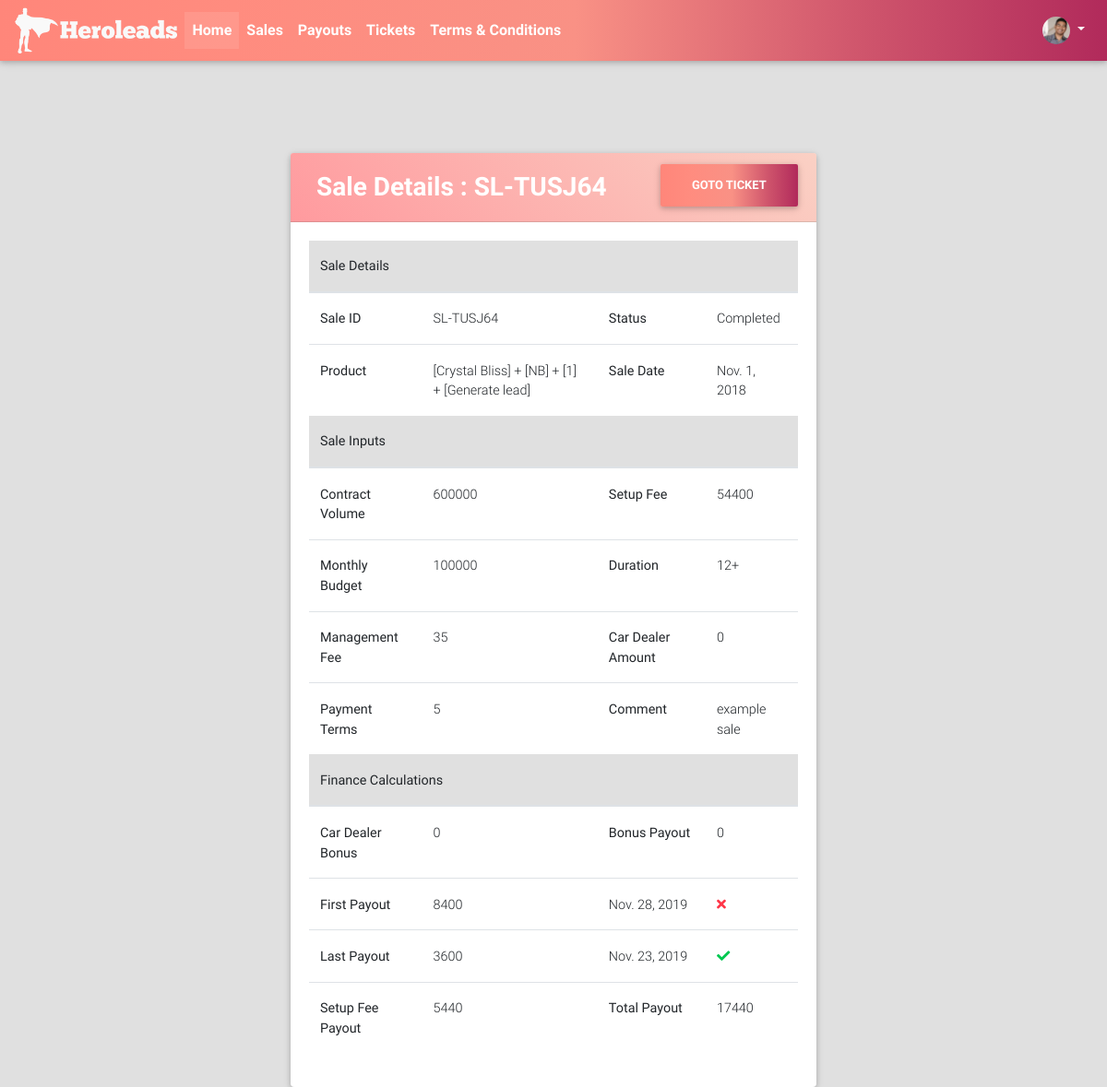
/sales/detail/3/ (signed in), run on the app's committed database.
### accounts/models.py (models this page shows, shortened)
class User(AbstractBaseUser, PermissionsMixin):
    ACCOUNT_TYPE_CHOICES = (("AG", "Agent"), ("ST", "Staff"), ("AD", "Admin"))
    email = models.EmailField(unique=True)
    phone = models.CharField(max_length=20, null=True, blank=True)
    first_name = models.CharField(max_length=32)
    last_name = models.CharField(max_length=32)
    date_joined = models.DateTimeField(auto_now_add=True)
    is_active = models.BooleanField(default=True)
    is_staff = models.BooleanField(default=False)
    is_superuser = models.BooleanField(default=False)
    account_type = models.CharField(max_length=2, choices=ACCOUNT_TYPE_CHOICES, default="NU")
    photo = models.ImageField(upload_to="accounts/users/photos/", blank=True, null=True)
    objects = UserManager()
    USERNAME_FIELD = "email"
    REQUIRED_FIELDS = ["first_name", "last_name"]
    @property
    def get_avatar(self):
        if self.photo:
            return self.photo.url
        else:
            return "missing"

### sales/models.py (models this page shows, shortened)
class Sale(models.Model):
    SALE_STATUS_CHOICES = (("PA", "Pending"), ("AP", "Approved"), ("CP", "Completed"), ("DC", "Declined"))
    agent = models.ForeignKey(User, on_delete=models.CASCADE)
    campaign_name = models.CharField(max_length=128)
    sale_date = models.DateField()
    setup_fee = models.PositiveIntegerField()
    contract_volume = models.PositiveIntegerField()
    monthly_budget = models.PositiveIntegerField()
    duration = models.ForeignKey(Duration, on_delete=models.PROTECT)
    management_fee = models.PositiveIntegerField()
    car_dealer_amount = models.PositiveIntegerField()
    payment_terms = models.PositiveIntegerField()
    agent_comment = models.TextField(verbose_name="Comment", blank=True)
    finance_comment = models.TextField(blank=True)
    first_commission_paid = models.BooleanField(default=False)
    last_commission_paid = models.BooleanField(default=False)
    first_commission_pay_on = models.DateField(blank=True, null=True)
    last_commission_pay_on = models.DateField(blank=True, null=True)
    commission_applicable = models.FloatField(blank=True, null=True)
    payment_term_intz = models.PositiveIntegerField(blank=True, null=True)
    car_dealer_bonus = models.PositiveIntegerField(blank=True, null=True)
    multiplier_applicable = models.FloatField(blank=True, null=True)
    setup_fee_payout = models.PositiveIntegerField(blank=True, null=True)
    first_payout = models.PositiveIntegerField(blank=True, null=True)
    last_payout = models.PositiveIntegerField(blank=True, null=True)
    bonus_payout = models.PositiveIntegerField(blank=True, null=True)
    total_payout = models.PositiveIntegerField(blank=True, null=True)
    sale_id = models.CharField(max_length=32, default=sale_id_generator)
    status = models.CharField(max_length=2, choices=SALE_STATUS_CHOICES, default="PA")
    created_on = models.DateTimeField(auto_now_add=True)

### calcons/models.py (models this page shows)
class Duration(models.Model):
    min_value = models.PositiveIntegerField()
    max_value = models.PositiveIntegerField(blank=True, null=True)
    commission_applicable = models.FloatField()
    is_active = models.BooleanField(default=True)
    def __str__(self):
        return "{}".format(self.get_duration_display_text)
    @property
    def get_duration_display_text(self):
        if self.min_value and self.max_value:
            return "{}-{}".format(self.min_value, self.max_value)
        elif self.min_value and not self.max_value:
            return "{}+".format(self.min_value)

### sales/views.py (the view)
# urls.py: url(r'^detail/(?P<id>[0-9]+)/$', views.SaleDetailView.as_view(), name="detail"),
class SaleDetailView(LoginRequiredMixin, DetailView):
    model = Sale
    context_object_name = "sale"
    template_name = "sales/detail.html"
    slug_field = "id"
    slug_url_kwarg = "id"
    def get_object(self, queryset=None):
        sale = super().get_object()
        if sale.agent == self.request.user:
            return sale
        raise Http404("Sale not found!")

### tickets/models.py (called while the page is built)
    @property
    def get_absolute_url(self):
        return reverse_lazy("tickets:detail", kwargs={"id": self.id})

### portal/templates/sales/detail.html (shortened to what this page needs)
{% extends "portal/base.html" %}
{% load crispy_forms_tags %}
{% block content %}
    <br><br><br><br>
    <div class="col-lg-6" style="margin: auto">
        <div class="card clearfix">
            <div class="card-header warm-flame-gradient clearfix">
                <div class="page_heading float-left">
                <h3 class="white-text font-weight-bold m-2">Sale Details : {{ sale.sale_id }}</h3>
                </div>
                <div class="create_sale_btn float-right">
                    {% if not sale.ticket_set.exists %}
                        <a href="{{ sale.get_raise_ticket_url }}"><button class="btn young-passion-gradient font-weight-bold text-white m-0">Raise Ticket</button></a>
                    {% else %}
                        <a href="{{ sale.ticket_set.first.get_absolute_url }}"><button class="btn young-passion-gradient font-weight-bold text-white m-0">Goto Ticket</button></a>
                    {% endif %}
                </div>
            </div>
            <div class="card-body">
                <div class="detail_table">
                    <table class="table detail_table table-hover">
                        <thead class="bg-light">
                            <th colspan="4">Sale Details</th>
                        </thead>
                        <tr>
                            <th>Sale ID</th>
                            <td>{{ sale.sale_id }}</td>
                            <th>Status</th>
                            <td>{{ sale.get_status_display }}</td>
                        </tr>
                        <tr>
                            <th>Product</th>
                            <td>{{ sale.campaign_name }}</td>
                            <th>Sale Date</th>
                            <td>{{ sale.sale_date }}</td>
                        </tr>
                        <thead class="bg-light">
                            <th colspan="4">Sale Inputs</th>
                        </thead>
                        <tr>
                            <th>Contract Volume</th>
                            <td>{{ sale.contract_volume }}</td>
                            <th>Setup Fee</th>
                            <td>{{ sale.setup_fee }}</td>
                        </tr>
                        <tr>
                            <th>Monthly Budget</th>
                            <td>{{ sale.monthly_budget }}</td>
                            <th>Duration</th>
                            <td>{{ sale.duration }}</td>
                        </tr>
                        <tr>
                            <th>Management Fee</th>
                            <td>{{ sale.management_fee }}</td>
                            <th>Car Dealer Amount</th>
                            <td>{{ sale.car_dealer_amount }}</td>
                        </tr>
                        <tr>
                            <th>Payment Terms</th>
                            <td>{{ sale.payment_terms }}</td>
                            <th>Comment</th>
                            <td>{{ sale.agent_comment|default:"-" }}</td>
                        </tr>
                        <thead class="bg-light">
                            <th colspan="4">Finance Calculations</th>
                        </thead>
                        <tr>
                            <th>Car Dealer Bonus</th>
                            <td>{{ sale.car_dealer_bonus }}</td>
                            <th>Bonus Payout</th>
                            <td>{{ sale.bonus_payout }}</td>
                        </tr>
                        <tr>
                            <th>First Payout</th>
                            <td>{{ sale.first_payout }}</td>
                            <td>{{ sale.first_commission_pay_on }}</td>
                            <td>
                                <i class="fa {% if sale.first_commission_paid %}fa-check text-success{% else %}fa-times text-danger{% endif %}"></i>
                            </td>
                        </tr>
                        <tr>
                            <th>Last Payout</th>
                            <td>{{ sale.last_payout }}</td>
                            <td>{{ sale.last_commission_pay_on }}</td>
                            <td>
                                <i class="fa {% if sale.last_commission_paid %}fa-check text-success{% else %}fa-times text-danger{% endif %}"></i>
                            </td>
                        </tr>
                        <tr>
                            <th>Setup Fee Payout</th>
                            <td>{{ sale.setup_fee_payout }}</td>
                            <th>Total Payout</th>
                            <td>{{ sale.total_payout }}</td>
                        </tr>
                    </table>
                </div>
            </div>
        </div>
    </div>
{% endblock %}

### portal/templates/portal/header.html (shortened to what this page needs)
    {% load static %}
<nav class="mb-1 navbar navbar-expand-lg navbar-dark young-passion-gradient lighten-1">
    <a class="navbar-brand font-weight-bold bg text-center m-0 p-0 mr-2" href="{% url "portal:home" %}">
        <img src="{% static "img/logo.png" %}" height="50px">
    </a>
  <div class="collapse navbar-collapse" id="navbarSupportedContent-555">
    <ul class="navbar-nav mr-auto">
      <li class="nav-item active">
        <a class="nav-link" href="{% url "portal:home" %}">Home
        </a>
      </li>
      <li class="nav-item">
        <a class="nav-link" href="{% url "sales:list" %}">Sales</a>
      </li>
      <li class="nav-item">
        <a class="nav-link" href="{% url "payouts:list" %}">Payouts</a>
      </li>
      <li class="nav-item">
        <a class="nav-link" href="{% url "tickets:list" %}">Tickets</a>
      </li>
      <li class="nav-item">
        <a class="nav-link" href="{% url "portal:terms_conditions" %}">Terms & Conditions</a>
      </li>
    </ul>
    <ul class="navbar-nav ml-auto nav-flex-icons">
      <li class="nav-item avatar dropdown">
        <a class="nav-link dropdown-toggle" id="navbarDropdownMenuLink-55" data-toggle="dropdown"
          aria-haspopup="true" aria-expanded="false">
          <img src="{{ user.get_avatar }}" id="avatar-image" class="rounded-circle z-depth-0"
            alt="avatar image" height="30px">
        </a>
      </li>
    </ul>
  </div>
</nav>

### portal/static/css/style.css (style rules this page uses)
.nav-link { font-weight: bold; }

### data on the page
User: get_avatar (picture)
Sale: sale_id "SL-TUSJ64", status "Completed", campaign_name "[Crystal Bliss] + [NB] + [1] + [Generate lead]", sale_date "Nov. 1, 2018", contract_volume "600000", setup_fee "54400", monthly_budget "100000", duration "12+", management_fee "35", car_dealer_amount "0", payment_terms "5", agent_comment "example sale", car_dealer_bonus "0", bonus_payout "0", first_payout "8400", first_commission_pay_on "Nov. 28, 2019", last_payout "3600", last_commission_pay_on "Nov. 23, 2019", setup_fee_payout "5440", total_payout "17440"
